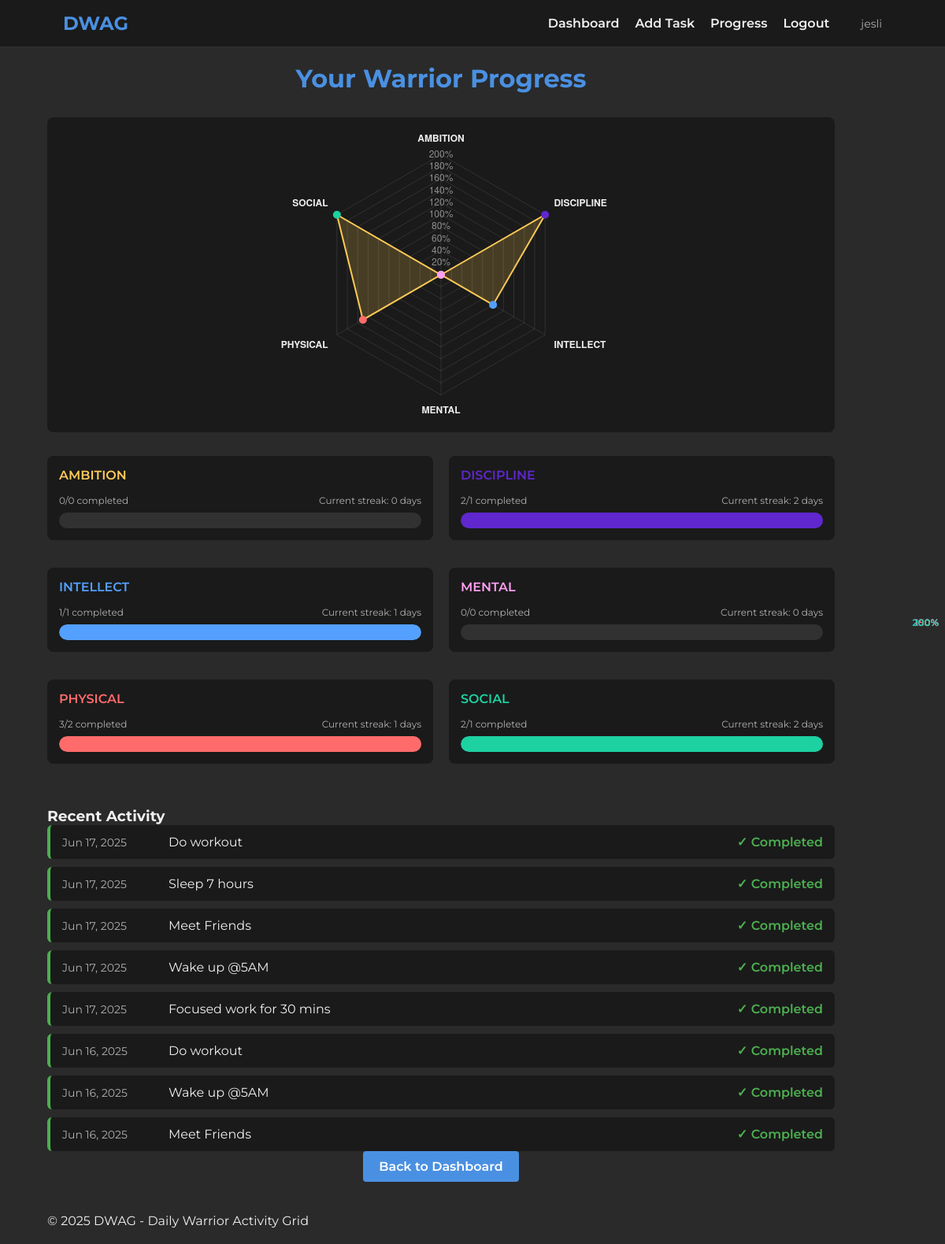
Page /progress (signed in) on the committed database.
### models.py (models this page shows)
class Task(db.Model):
    id = db.Column(db.Integer, primary_key=True)
    title = db.Column(db.String(200), nullable=False)
    category = db.Column(db.String(50), nullable=False)
    repeat_days = db.Column(db.Integer, nullable=False)
    start_date = db.Column(db.DateTime, nullable=False, default=datetime.utcnow)
    user_id = db.Column(db.Integer, db.ForeignKey('user.id'), nullable=False)
    completions = db.relationship('Completion', backref='task', lazy=True)

### app.py (the view)
@app.route('/progress')
def progress():
    if 'user_id' not in session:
        return redirect(url_for('login'))
    user_id = session['user_id']
    categories = ['PHYSICAL', 'AMBITION', 'SOCIAL', 'INTELLECT', 'DISCIPLINE', 'MENTAL']
    category_stats = {}
    for category in categories:
        total_tasks = Task.query.filter(
            Task.user_id == user_id,
            Task.category == category
        ).count()
        completed_tasks = db.session.query(Completion).join(Task).filter(
            Task.user_id == user_id,
            Task.category == category,
            Completion.completed == True
        ).count()
        streak = calculate_streak(user_id, category)
        percentage = (completed_tasks / total_tasks * 100) if total_tasks > 0 else 0
        category_stats[category] = {
            'percentage': round(percentage),
            'completed': completed_tasks,
            'total': total_tasks,
            'streak': streak
        }
    trend_data = get_trend_data(user_id)
    task_history = get_task_history(user_id)
    return render_template(
        'progress.html',
        category_stats=jsonify(category_stats).get_json(),
        trend_data=jsonify(trend_data).get_json(),
        task_history=jsonify(task_history).get_json()
    )

### app.py (called while the page is built)
def calculate_streak(user_id, category):
    completions = db.session.query(Completion.date, Completion.completed)\
        .join(Task)\
        .filter(
            Task.user_id == user_id,
            Task.category == category
        )\
        .order_by(Completion.date.desc())\
        .all()
    streak = 0
    today = datetime.utcnow().date()
    for i, (date, completed) in enumerate(completions):
        if date.date() == today - timedelta(days=i):
            if completed:
                streak += 1
            else:
                break
        else:
            break
    return streak

def get_task_history(user_id, limit=10):
    history = []
    completions = db.session.query(Task.title, Completion.date, Completion.completed)\
        .join(Task)\
        .filter(Task.user_id == user_id)\
        .order_by(Completion.date.desc())\
        .limit(limit)\
        .all()
    for title, date, completed in completions:
        history.append({
            'task_name': title,
            'date': date.strftime('%b %d, %Y'),
            'completed': completed
        })
    return history

### templates/progress.html (shortened to what this page needs)
{% extends "base.html" %}
{% block scripts %}
<script>
    document.addEventListener('DOMContentLoaded', function() {
        try {
            const progressData = {
                categoryStats: JSON.parse('{{ category_stats|tojson|safe }}'),
                trendData: JSON.parse('{{ trend_data|tojson|safe }}'),
                taskHistory: JSON.parse('{{ task_history|tojson|safe }}')
            };
            initProgressCharts(progressData);
        } catch (error) {
            console.error('Error parsing progress data:', error);
        }
    });
</script>
{% endblock %}
{% block content %}
<div class="progress-container">
    <h1>Your Warrior Progress</h1>
    <div class="radar-chart-container">
        <canvas id="radarChart"></canvas>
    </div>
    <div class="category-stats">
        {% for category, stats in category_stats.items() %}
            <div class="stat-item {{ category.lower() }}">
                <div class="stat-header">
                    <div class="stat-category">{{ category }}</div>
                    <div class="stat-percentage">{{ stats.percentage }}%</div>
                </div>
                <div class="stat-details">
                    <div class="stat-completed">{{ stats.completed }}/{{ stats.total }} completed</div>
                    <div class="stat-streak">Current streak: {{ stats.streak }} days</div>
                </div>
                <div class="stat-bar">
                    <div class="bar-fill" style="width: {{ stats.percentage }}%;"></div>
                </div>
            </div>
        {% endfor %}
    </div>
    <div class="task-history">
        <h3>Recent Activity</h3>
        <div class="history-items">
            {% for history in task_history %}
                <div class="history-item {% if history.completed %}completed{% else %}missed{% endif %}">
                    <div class="history-date">{{ history.date }}</div>
                    <div class="history-task">{{ history.task_name }}</div>
                    <div class="history-status">
                        {% if history.completed %}✓ Completed{% else %}✗ Missed{% endif %}
                    </div>
                </div>
            {% endfor %}
        </div>
    </div>
    <div class="progress-actions">
        <a href="{{ url_for('dashboard') }}" class="btn">Back to Dashboard</a>
    </div>
</div>
{% endblock %}

### templates/base.html (shortened to what this page needs)
<!DOCTYPE html>
<html lang="en">
<head>
    <link rel="stylesheet" href="{{ url_for('static', filename='css/style.css') }}">
</head>
<body>
    <header>
        <div class="container">
            <div class="logo">DWAG</div>
            <nav>
                {% if 'user_id' in session %}
                    <a href="{{ url_for('dashboard') }}">Dashboard</a>
                    <a href="{{ url_for('add_task') }}">Add Task</a>
                    <a href="{{ url_for('progress') }}">Progress</a>
                    <a href="{{ url_for('logout') }}">Logout</a>
                    <span class="username">{{ session['username'] }}</span>
                {% else %}
                    <a href="{{ url_for('login') }}">Login</a>
                    <a href="{{ url_for('register') }}">Register</a>
                {% endif %}
            </nav>
        </div>
    </header>
    <main class="container">
        {% block content %}{% endblock %}
    </main>
    <footer>
        <div class="container">
            <p>&copy; 2025 DWAG - Daily Warrior Activity Grid</p>
        </div>
    </footer>
    {% block scripts %}{% endblock %}
</body>
</html>

### static/css/style.css (style rules this page uses)
:root { --primary-color: #2a2a2a; --secondary-color: #1a1a1a; --accent-color: #4a90e2; --text-color: #f0f0f0; --text-secondary: #b0b0b0; --success-color: #4caf50; --error-color: #f44336; --warning-color: #ff9800; --physical-color: #ff6b6b; --ambition-color: #feca57; --social-color: #1dd1a1; --intellect-color: #54a0ff; --discipline-color: #5f27cd; --mental-color: #ff9ff3; }
* { margin: 0; padding: 0; box-sizing: border-box; font-family: 'Montserrat', sans-serif; }
body { background-color: var(--primary-color); color: var(--text-color); min-height: 100vh; display: flex; flex-direction: column; }
.container { width: 90%; max-width: 1200px; margin: 0 auto; padding: 20px 0; }
header { background-color: var(--secondary-color); padding: 15px 0; border-bottom: 1px solid rgba(255, 255, 255, 0.1); }
header .container { display: flex; justify-content: space-between; align-items: center; padding: 0 20px; }
.logo { font-size: 24px; font-weight: 700; color: var(--accent-color); }
nav { display: flex; align-items: center; gap: 20px; }
nav a { color: var(--text-color); text-decoration: none; font-weight: 600; transition: color 0.3s; }
.username { margin-left: 20px; color: var(--text-secondary); font-size: 14px; }
.btn { display: inline-block; padding: 10px 20px; background-color: var(--accent-color); color: white; border: none; border-radius: 4px; text-decoration: none; font-weight: 600; cursor: pointer; transition: background-color 0.3s; }
.physical { background-color: rgba(255, 107, 107, 0.2); color: var(--physical-color); }
.ambition { background-color: rgba(254, 202, 87, 0.2); color: var(--ambition-color); }
.social { background-color: rgba(29, 209, 161, 0.2); color: var(--social-color); }
.intellect { background-color: rgba(84, 160, 255, 0.2); color: var(--intellect-color); }
.discipline { background-color: rgba(95, 39, 205, 0.2); color: var(--discipline-color); }
.mental { background-color: rgba(255, 159, 243, 0.2); color: var(--mental-color); }
.progress-container { max-width: 1000px; }
.stat-item { margin-bottom: 15px; }
.stat-header { display: flex; justify-content: space-between; margin-bottom: 5px; }
.stat-percentage { font-weight: 600; }
.stat-details { display: flex; justify-content: space-between; font-size: 12px; color: var(--text-secondary); margin-bottom: 8px; }
.task-history { margin-top: 40px; }
.history-items { display: flex; flex-direction: column; gap: 10px; }
.history-item { background-color: var(--secondary-color); padding: 12px 15px; border-radius: 6px; display: flex; justify-content: space-between; align-items: center; }
.history-item.completed { border-left: 4px solid var(--success-color); }
.history-date { font-size: 14px; color: var(--text-secondary); width: 120px; }
.history-task { flex: 1; padding: 0 15px; }
.history-status { font-weight: 600; }
.history-item.completed .history-status { color: var(--success-color); }
.progress-container h1 { margin-bottom: 30px; color: var(--accent-color); text-align: center; }
.radar-chart-container { background-color: var(--secondary-color); border-radius: 8px; padding: 20px; margin-bottom: 30px; height: 400px; }
.category-stats { display: grid; grid-template-columns: repeat(2, 1fr); gap: 20px; margin-bottom: 30px; }
.stat-item { background-color: var(--secondary-color); border-radius: 8px; padding: 15px; }
.stat-category { font-weight: 600; margin-bottom: 10px; text-transform: uppercase; }
.stat-bar { height: 20px; background-color: rgba(255, 255, 255, 0.1); border-radius: 10px; position: relative; overflow: hidden; }
.bar-fill { height: 100%; border-radius: 10px; transition: width 1s ease-in-out; }
.stat-percentage { position: absolute; right: 8px; top: 50%; transform: translateY(-50%); font-size: 12px; font-weight: 600; }
.physical .bar-fill { background-color: var(--physical-color); }
.social .bar-fill { background-color: var(--social-color); }
.intellect .bar-fill { background-color: var(--intellect-color); }
.discipline .bar-fill { background-color: var(--discipline-color); }
.progress-actions { text-align: center; }

### rows in the picture
Task: category "DISCIPLINE", percentage "200", completed "2", total "1", streak "2", date "Jun 16, 2025", task_name "Wake up @5AM"
Task: category "SOCIAL", percentage "200", completed "2", total "1", streak "2", date "Jun 16, 2025", task_name "Meet Friends"
Task: date "Jun 16, 2025", task_name "Do workout"

### other values in the picture
{{ session['username'] }} "jesli"
{{ category }} "AMBITION" "INTELLECT" "MENTAL" "PHYSICAL"
{{ stats.percentage }} "0" "100" "0" "150"
{{ stats.completed }} "0" "1" "0" "3"
{{ stats.total }} "0" "1" "0" "2"
{{ stats.streak }} "0" "1" "0" "1"
{{ history.date }} "Jun 17, 2025" "Jun 17, 2025" "Jun 17, 2025" "Jun 17, 2025" "Jun 17, 2025"
{{ history.task_name }} "Do workout" "Sleep 7 hours" "Meet Friends" "Wake up @5AM" "Focused work for 30 mins"
